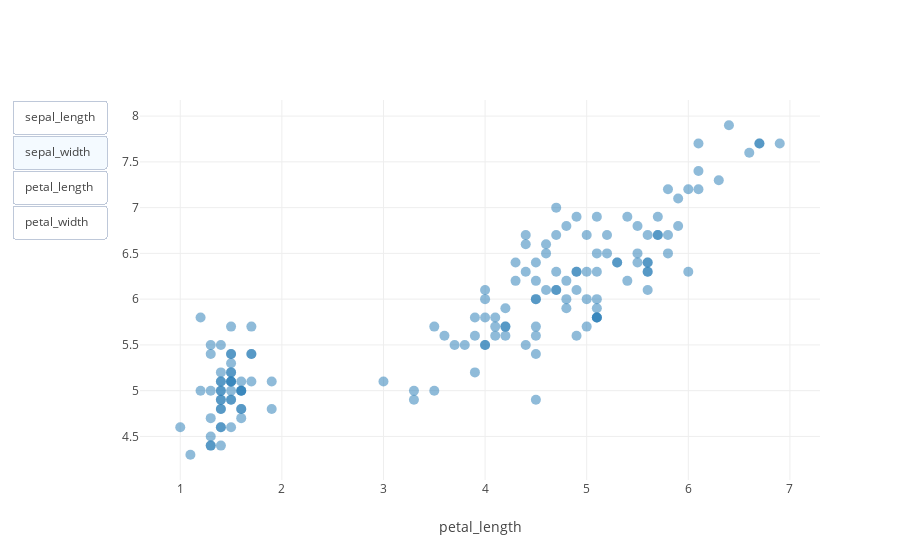

Here is the notebook cell this chart was saved with:
### Code cell
fig = make_toggle_plot(x, list(df)[:4])
display(HTML('<figcaption> Graph with toggle buttons </figcaption>'))
plotly.offline.iplot(fig);

### Figure 1 — Plotly figure (JSON) as saved in the notebook; plotly's stock layout.template omitted (floating-point values rounded to 4 significant figures; data arrays with more than 128 entries replaced by an {"elided": "..."} marker saying what was removed)
{"data": [{"marker": {"opacity": 0.5, "size": 10}, "mode": "markers", "name": "sepal_length", "type": "scatter", "uid": "e1dcd097-f378-485d-b90d-506b8dac1a9a", "visible": true, "x": {"elided": "150 float values"}, "y": {"elided": "150 float values"}}, {"marker": {"opacity": 0.5, "size": 10}, "mode": "markers", "name": "sepal_width", "type": "scatter", "uid": "53f55833-1159-44d8-90ef-4449c5a17d37", "visible": false, "x": {"elided": "150 float values"}, "y": {"elided": "150 float values"}}, {"marker": {"opacity": 0.5, "size": 10}, "mode": "markers", "name": "petal_length", "type": "scatter", "uid": "9916763b-41de-4a6f-a774-a332cdb849e9", "visible": false, "x": {"elided": "150 float values"}, "y": {"elided": "150 float values"}}, {"marker": {"opacity": 0.5, "size": 10}, "mode": "markers", "name": "petal_width", "type": "scatter", "uid": "17466a47-d167-4ca3-8025-77867f221936", "visible": false, "x": {"elided": "150 float values"}, "y": {"elided": "150 float values"}}], "layout": {"showlegend": false, "updatemenus": [{"active": 1, "buttons": [{"args": [{"visible": [true, false, false, false]}, {"yaxis": {"title": "sepal_length"}}], "label": "sepal_length", "method": "update"}, {"args": [{"visible": [false, true, false, false]}, {"yaxis": {"title": "sepal_width"}}], "label": "sepal_width", "method": "update"}, {"args": [{"visible": [false, false, true, false]}, {"yaxis": {"title": "petal_length"}}], "label": "petal_length", "method": "update"}, {"args": [{"visible": [false, false, false, true]}, {"yaxis": {"title": "petal_width"}}], "label": "petal_width", "method": "update"}], "type": "buttons"}], "xaxis": {"title": {"text": "petal_length"}}}}
